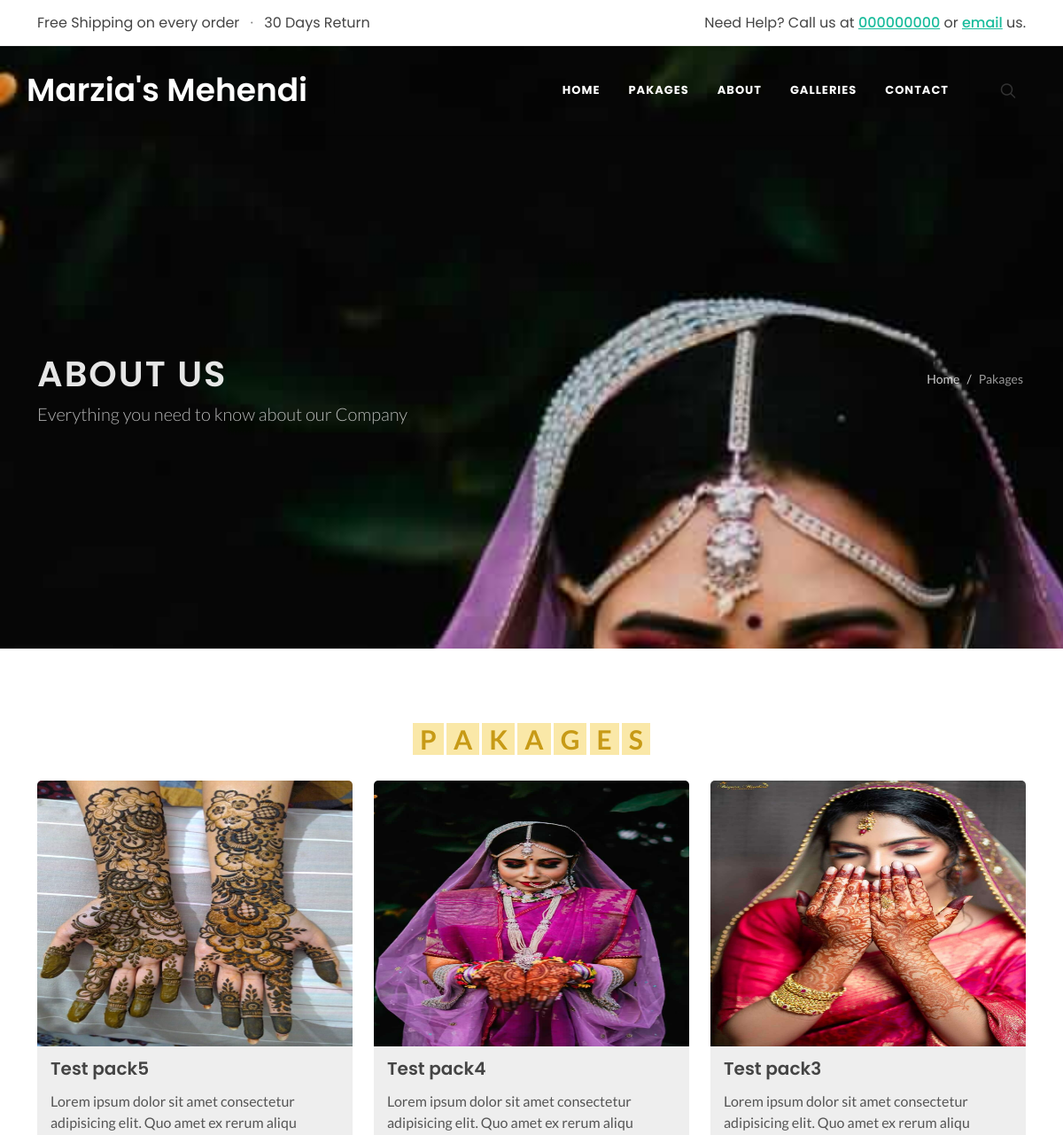
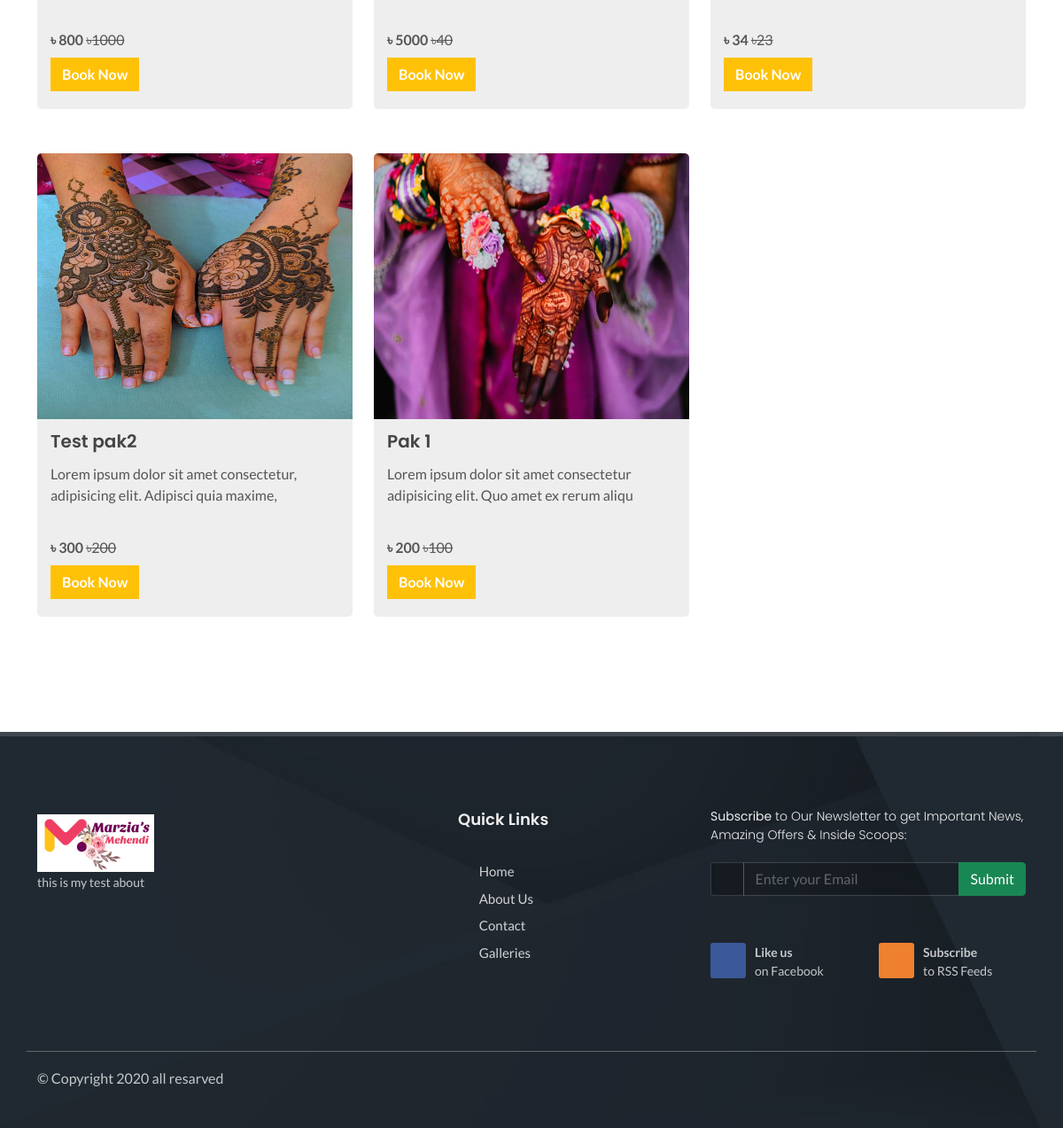
/pakages.php, run on the app's committed database (2 pictures, top to bottom).
### tables this page shows
CREATE TABLE `default_setting` (
  `id` int(11) NOT NULL,
  `title` varchar(255) DEFAULT NULL,
  `about` longtext DEFAULT NULL,
  `email` varchar(255) DEFAULT NULL,
  `phone` varchar(255) DEFAULT NULL,
  `fb` varchar(255) DEFAULT NULL,
  `twitter` varchar(255) DEFAULT NULL,
  `google` varchar(255) DEFAULT NULL,
  `address` longtext DEFAULT NULL,
  `instagram` varchar(255) DEFAULT NULL,
  `youtube` varchar(255) DEFAULT NULL,
  `linkedin` varchar(255) DEFAULT NULL,
  `logo` varchar(255) DEFAULT NULL,
  `bodybackground` varchar(255) DEFAULT NULL,
  `copyright` varchar(255) DEFAULT NULL,
  `fb_page` varchar(255) DEFAULT NULL
);

CREATE TABLE `pakages` (
  `id` int(11) NOT NULL,
  `name` varchar(255) DEFAULT NULL,
  `price` varchar(255) DEFAULT NULL,
  `offerprice` varchar(255) DEFAULT NULL,
  `description` longtext DEFAULT NULL,
  `image` longtext DEFAULT NULL,
  `rating` int(11) DEFAULT NULL
);

### pakages.php (the view, shortened to what the rows shown need)
<?php include "inc/header.php"; ?>
<section id="page-title" class="page-title-parallax page-title-dark include-header" style="padding: 250px 0; background-image: url('assets/images/d4.jpg'); background-size: cover; background-position: center center;" data-bottom-top="background-position:0px 400px;" data-top-bottom="background-position:0px -500px;">
    <div class="container clearfix">
        <h1>About Us</h1>
    </div>
</section>
<section id="content">
    <div class="content-wrap">
        <div class="container clearfix">
            <div class="row col-mb-50 mb-0">
                <?php
                $getdata = $pakages_class->showLimit();
                if ($getdata) {
                    while ($result = $getdata->fetch_assoc()) {
                ?>
                        <div class="col-lg-4">
                            <div class="card_bg">
                                <div class="product_image">
                                    <a href="booking.php?id=<?= base64_encode($result['id']); ?>"><img height="300px" width="100%" class="pakage_image" src="Admin/<?= $result['image']; ?>"></a>
                                </div>
                                <div class="product_details">
                                    <h1 class="p_details--title"><?= ucfirst($result['name']); ?></h1>
                                    <p class="content_details--text"><?= substr(ucfirst($result['description']), 0, 80); ?></p>
                                    <ul class="d-flex list-unstyled review_style">
                                        <li><i class="<?php if ($result['rating'] >= '1') {
                                                            echo 'icon-star';
                                                        } else {
                                                            echo 'icon-star-empty';
                                                        } ?>"></i></li>
                                        <li><i class="<?php if ($result['rating'] >= '2') {
                                                            echo 'icon-star';
                                                        } else {
                                                            echo 'icon-star-empty';
                                                        } ?>"></i></li>
                                        <li><i class="<?php if ($result['rating'] >= '3') {
                                                            echo 'icon-star';
                                                        } else {
                                                            echo 'icon-star-empty';
                                                        } ?>"></i></li>
                                        <li><i class="<?php if ($result['rating'] >= '4') {
                                                            echo 'icon-star';
                                                        } else {
                                                            echo 'icon-star-empty';
                                                        } ?>"></i></li>
                                        <li><i class="<?php if ($result['rating'] >= '5') {
                                                            echo 'icon-star';
                                                        } else {
                                                            echo 'icon-star-empty';
                                                        } ?>"></i></li>
                                    </ul>
                                    <div class="product_price--area">
                                        <span class="regular_price">৳ <?= $result['offerprice']; ?></span> <del>৳<?= $result['price']; ?></del>
                                    </div>
                                    <a href="booking.php?id=<?= base64_encode($result['id']); ?>" class="btn btn-warning mt-2 book_now-btn text-white font-weight-bold">Book Now</a>
                                </div>
                            </div>
                        </div>
                <?php }
                } ?>
            </div>
        </div>
    </div>
</section>
<?php include "inc/footer.php"; ?>

### inc/header.php (shortened to what the rows shown need)
<?php
include 'lib/database.php';
$pakages_class = new Pakages();
$setting = new defaultSettings();
$data = $setting->showById(null);
$default_settings_items = $data->fetch_assoc();
?>
<!DOCTYPE html>
<html lang="en">
<head>
    <!DOCTYPE html>
    <html dir="ltr" lang="en-US">
    <head>
        <link rel="stylesheet" href="assets/css/bootstrap.css" type="text/css" />
        <link rel="stylesheet" href="assets/style.css" type="text/css" />
        <link rel="stylesheet" href="assets/css/swiper.css" type="text/css" />
        <link rel="stylesheet" href="assets/css/dark.css" type="text/css" />
        <link rel="stylesheet" href="assets/css/font-icons.css" type="text/css" />
        <link rel="stylesheet" href="assets/css/animate.css" type="text/css" />
        <link rel="stylesheet" href="assets/css/magnific-popup.css" type="text/css" />
        <link rel="stylesheet" href="assets/my.css" type="text/css" />
        <link rel="stylesheet" href="assets/css/custom.css" type="text/css" />
    </head>
<body class="stretched">
    <div id="wrapper" class="clearfix">
        <div id="top-bar" class="py-3 text-center bg-color-light">
            <div class="container clearfix">
                <div class="d-md-flex justify-content-md-between align-items-md-center">
                    <h4 class="mb-0 h6 fw-normal"> <a class="color" href="tel:<?= $default_settings_items['phone'] ?>"><u class="fw-medium"><?= $default_settings_items['phone'] ?></u></a> </h4>
                </div>
            </div>
        </div>
        <header id="header" class="full-header transparent-header" data-sticky-class="not-dark">
            <div id="header-wrap">
                <div class="container">
                    <div class="header-row">
                        <div id="logo">
                            <a href="index.php">
                                <h1 style="margin: 0;" class="logo_area--text"><?= $default_settings_items['title'] ?></h1>
                            </a>
                        </div>
                    </div>
                </div>
            </div>
        </header>

### inc/footer.php (shortened to what the rows shown need)
<footer id="footer" class="dark" style="background: url('assets/images/footer-bg.jpg') repeat; background-size: cover;" data-scrollto-settings="{&quot;offset&quot;:140,&quot;speed&quot;:1250,&quot;easing&quot;:&quot;easeOutQuad&quot;}">
    <div class="container">
        <div class="footer-widgets-wrap">
            <div class="row col-mb-50">
                <div class="col-md-8">
                    <div class="widget clearfix">
                        <div class="row col-mb-30">
                            <div class="col-6 col-lg-6 widget_links">
                                <img class="" src="<?= $default_settings_items['logo'] ?>" alt="Image" style="margin-top: 8px; padding-right: 18px;" width="150px">
                                <p class="about_conternt-text"><?= $default_settings_items['about'] ?></p>
                            </div>
                        </div>
                    </div>
                </div>
            </div>
        </div>
    </div>
    <div class="container copyright_container-area">
        <div class="row justify-content-between col-mb-30">
            <div class="col-12 col-lg-auto text-center text-lg-start">
                <?= $default_settings_items['copyright'] ?>
            </div>
            <div class="col-12 col-lg-auto text-center text-lg-end">
                <a href="<?= $default_settings_items['fb'] ?>" class="social-icon inline-block si-small si-borderless mb-0 si-facebook">
                </a>
                <a href="<?= $default_settings_items['twitter'] ?>" class="social-icon inline-block si-small si-borderless mb-0 si-twitter">
                </a>
                <a href="<?= $default_settings_items['google'] ?>" class="social-icon inline-block si-small si-borderless mb-0 si-gplus">
                </a>
                <a href="<?= $default_settings_items['linkedin'] ?>" class="social-icon inline-block si-small si-borderless mb-0 si-linkedin">
                </a>
            </div>
        </div>
    </div>
</footer>
</div>
</body>
</html>

### data on the page
default_setting: phone "000000000", title "Marzia's Mehendi", logo (picture), about "this is my test about", copyright "© Copyright 2020 all resarved"
pakages: image (picture), name "Test pack5", description "Lorem ipsum dolor sit amet consectetur adipisicing elit. Quo amet ex rerum aliqu", rating 3 (drawn), offerprice "800", price "1000"
pakages: image (picture), name "Test pack4", description "Lorem ipsum dolor sit amet consectetur adipisicing elit. Quo amet ex rerum aliqu", rating 2 (drawn), offerprice "5000", price "40"
pakages: image (picture), name "Test pack3", description "Lorem ipsum dolor sit amet consectetur adipisicing elit. Quo amet ex rerum aliqu", rating 1 (drawn), offerprice "34", price "23"
pakages: image (picture), name "Test pak2", description "Lorem ipsum dolor sit amet consectetur, adipisicing elit. Adipisci quia maxime,", rating 5 (drawn), offerprice "300", price "200"
pakages: image (picture), name "Pak 1", description "Lorem ipsum dolor sit amet consectetur adipisicing elit. Quo amet ex rerum aliqu", rating 4 (drawn), offerprice "200", price "100"
